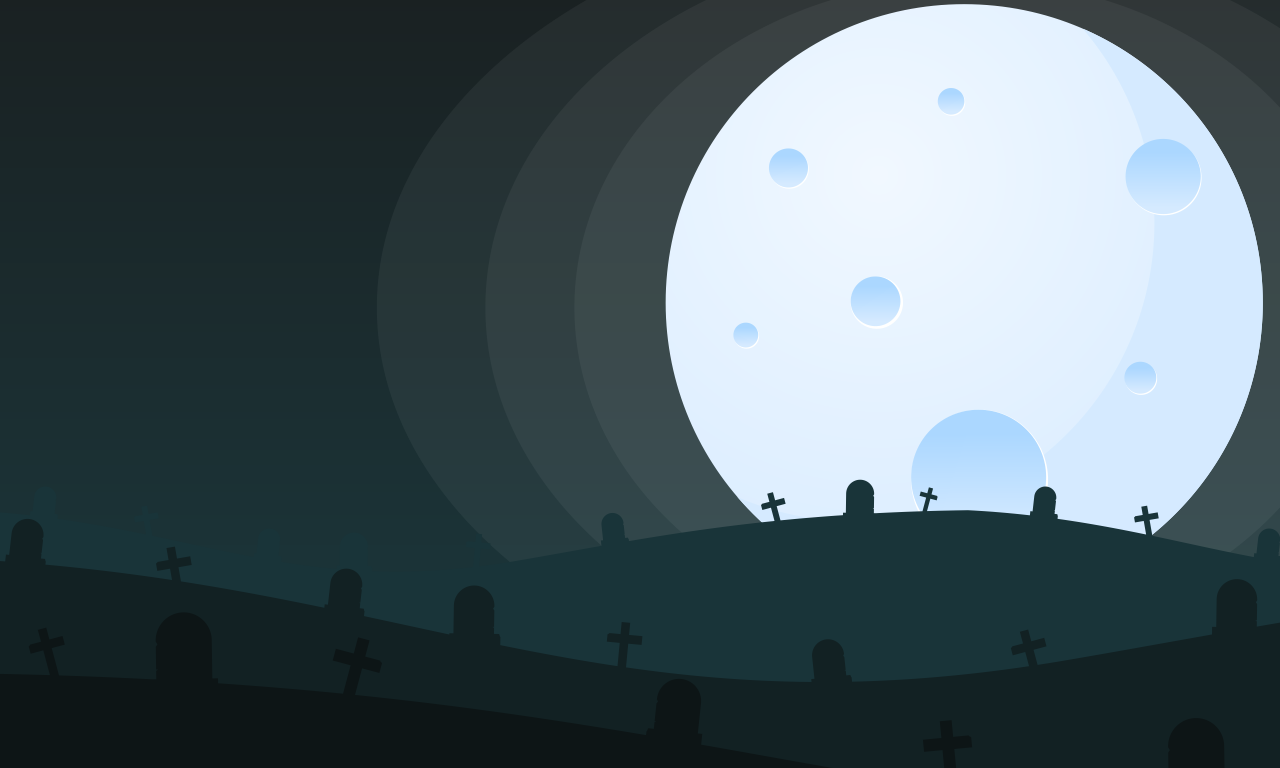

A level layout from a 2D game, rendered from its tile map. Below: a short description, then the map file with tile-grid data replaced by summaries:
An orthogonal 40x24 tile map with 32x32 px tiles, 1 tile layer (Capa de Patrones 1).

<map version="1.0" tiledversion="1.1.2" orientation="orthogonal" renderorder="right-down" width="40" height="24" tilewidth="32" tileheight="32" infinite="0" nextobjectid="1">
 <tileset firstgid="1" source="bg.tsx" />
 <layer name="Capa de Patrones 1" width="40" height="24">
  <data>[960 cells, 960 non-empty, 960 distinct tile ids]</data>
 </layer>
</map>
